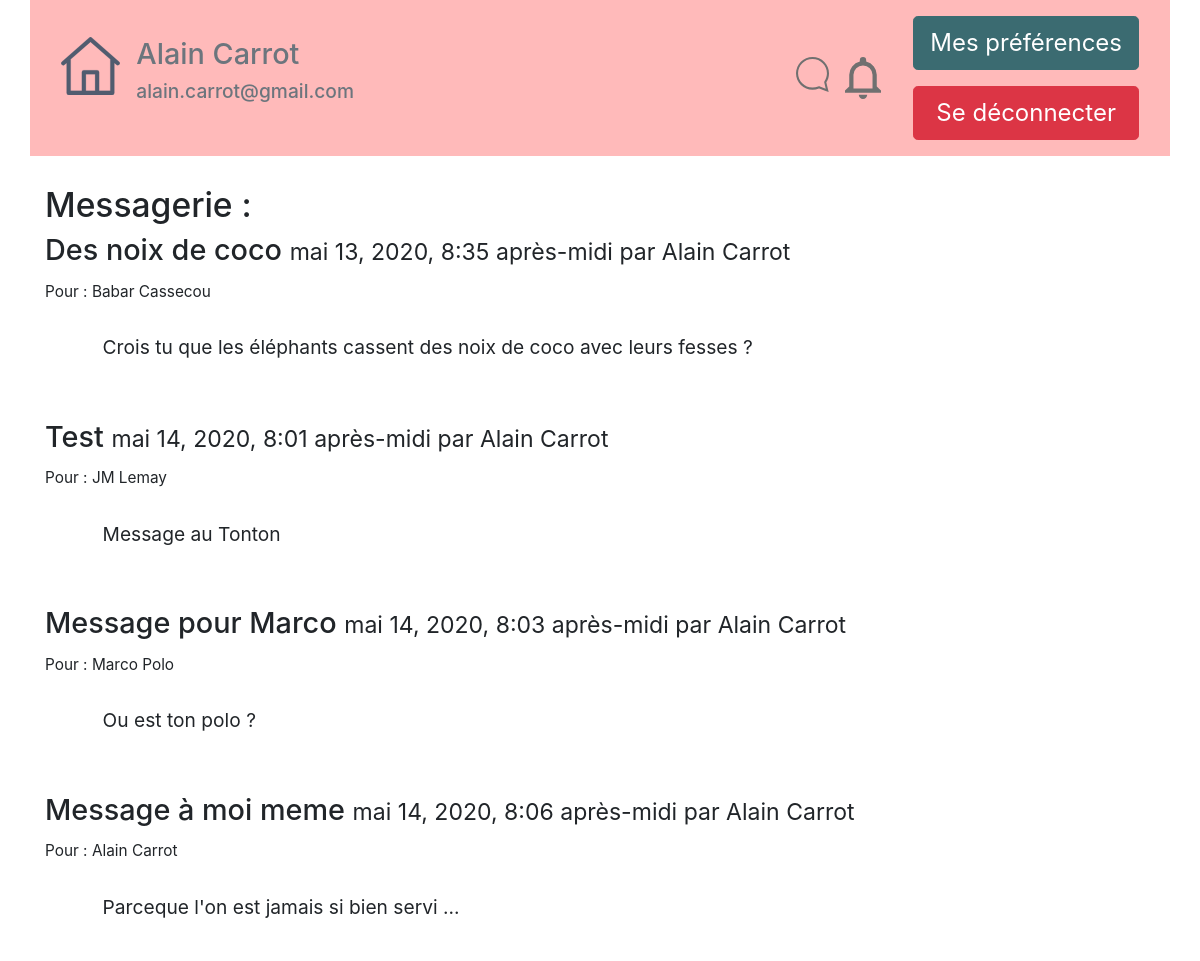
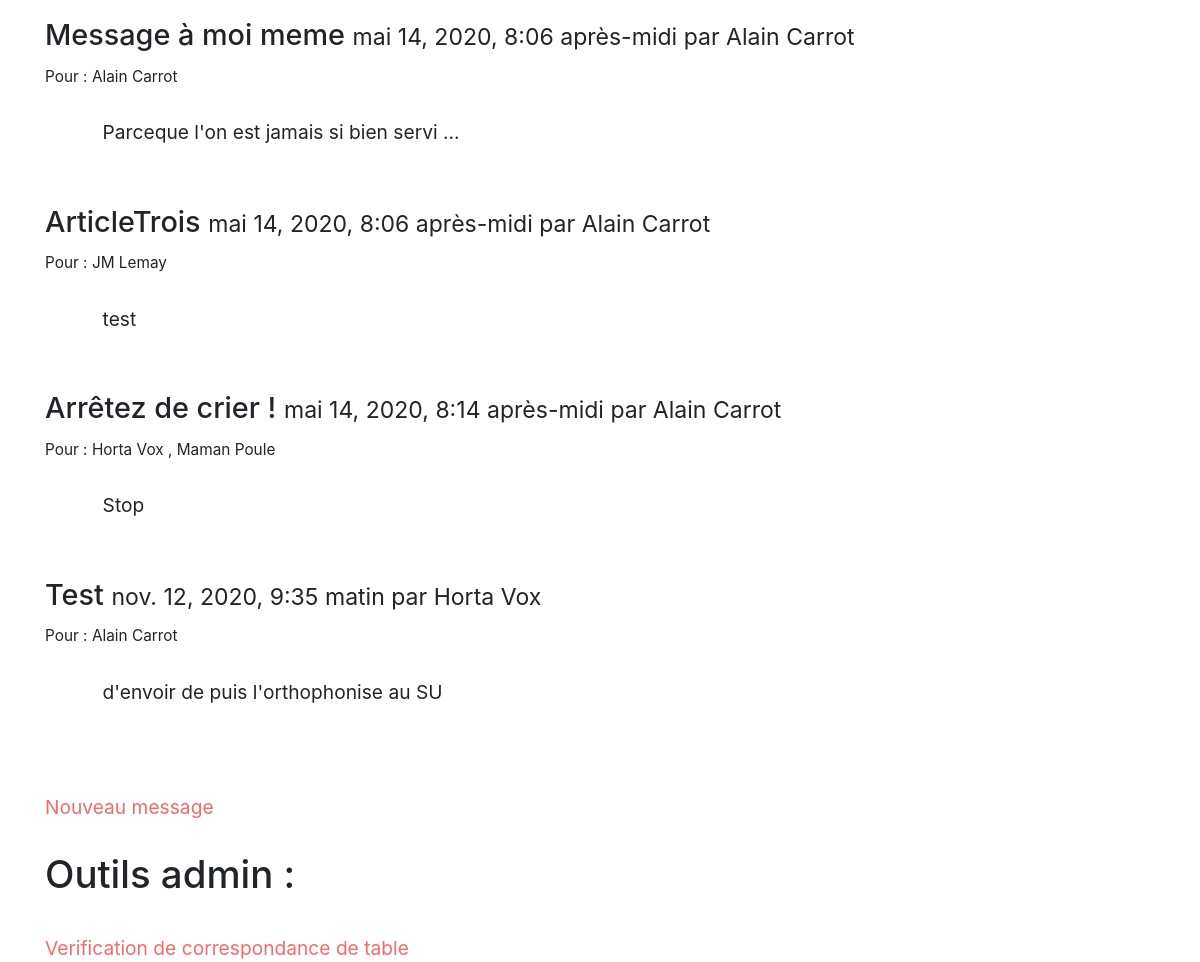
/messages/ (signed in), run on the app's committed database (2 pictures, top to bottom).
### DJInterCom/models.py (models this page shows, shortened)
class MessagePerso(models.Model):
    titre = models.CharField(max_length=100)
    auteurID = models.CharField(max_length=6)
    AttachedChildNotebookID = models.CharField(max_length=7)
    contenu = models.TextField(null=True)
    date = models.DateTimeField(default=timezone.now,
                                verbose_name="Date d'envoi'")
    accessUserID=models.CharField(max_length=80,default="0")
    class Meta:
        verbose_name = "Message Privé"
        ordering = ['date']

### DJInterCom/views.py (the view)
# urls.py: 2. Add a URL to urlpatterns:  path('', views.home, name='home')
def home(request):
    print("Appel home")
    listeMessages=list_messages_by_access(request)
    try:
        groupQS = request.user.groups.all()
        userGroupName = groupQS[0].name
        print("User group = ", userGroupName)
    except :
        print("userAnonymous ou sans groupe")
        userGroupName = ""
    return render(request,'DJInterCom/accueil.html',locals())

### DJInterCom/ModulesComplementaires.py (called while the page is built)
def callOfCorrespondantList(request, CorrespondingMessage,
                            messageID):  # return a string with the name of correspondants
    try:
        listCorrespondants = []
        for correspondant in (CorrespondingMessage.accessUserID).split(";"):
            Correspondant = str(User.objects.get(pk=correspondant).first_name) + " " + str(
                User.objects.get(pk=correspondant).last_name)
            listCorrespondants.append(Correspondant)
        listCorrespondants = " , ".join(listCorrespondants)
        print(listCorrespondants)
        return listCorrespondants
    except:
        print("Echec de la récupération des correspondants ", messageID)

### DJInterCom/templates/DJInterCom/accueil.html (shortened to what this page needs)
{% extends "tablecom/base.html" %}
{% block content %}
<div class="container">
<br>
<h3>Messagerie : </h3>
    {% for message in listeMessages %}
    <h4> {{message.titre}} <small> {{message.date}} par {{ message.auteur_first_name }} {{ message.auteur_last_name }}</small></h4>
    <small>Pour : {{message.Correspondantsstring}}</small>
        <div class="marge3"> <br>{{message.contenu}}</div><br><br>
    {% empty %}
        <p>Aucun article trouvé.</p>
{% endfor %}
<br><a href="Message_sw">Nouveau message</a>
{% if userGroupName == 'SuperUser' %}
<br><br><h2>Outils admin :</h2>
<br><a href="CorrespondanceTableCheck">Verification de correspondance de table</a>
    {% endif %}
</div>
{% endblock %}

### tablecom/templates/tablecom/base.html (shortened to what this page needs)
<!DOCTYPE html>
    {% load static %}
    {% block head %}
        <html lang="fr">
        <head>
        <link rel="stylesheet" href="/static/bootstrapExportTheme/bootstrap.min.css" >
        <link rel="stylesheet" type="text/css" href="https://cdn.jsdelivr.net/npm/cookieconsent@3/build/cookieconsent.min.css" />
        </head>
    {% endblock %}
<body>
    <nav>
       {% block nav %}
            {% if user.is_authenticated %}
<div class="container" style="background:#ffbaba !important;">
    <div class="d-flex flex-wrap align-items-center">
          <div class="mr-auto p-2 ">
            <div class="d-flex justify-content-start">
                <div class="p-2"><a href="{% url 'accueil' %}"><img src="/static/images/home.svg" class="img-fluid"></a></div>
                <div class="p-2"><h4 class="text-secondary">{{ user.first_name }} {{ user.last_name }}</h4><h6 class="text-secondary"><p>{{ user.email }}</p></h6></div>
            </div>
          </div>
          <div class="p-2 ">
            <div class="d-flex">
                <div class="p-2"><a href="{% url 'accueil' %}"><img src="{% static 'images/notif_mess_perso.svg' %}" class="img-fluid"></a></div>
              <div class="p-2"><img src="{% static 'images/notif_fil_general.svg' %}" class="img-fluid"></div>
            </div>
          </div>
          <div class="p-2 ">
            <div class="d-flex flex-column">
              <div class="p-2"><a href="{% url 'MyProfile' %}"><button type="button" class="btn btn-info btn-lg">Mes préférences</button></a></div>
              <div class="p-2"><a href="{% url 'deconnexion' %}"><button type="button" class="btn btn-danger btn-block btn-lg">Se déconnecter</button></a></div>
            </div>
          </div>
    </div>
</div>
            {% else %}
        <div class="container">
        </div>
            {% endif %}
       {% endblock %}
   </nav>
    {% block content %}Contenu à introduire{% endblock %}
</body>
</html>

### tablecom/templates/tablecom/base.html (style rules this page uses)
[class*="marge3"] { margin-left: 3em; }

### data on the page
MessagePerso: titre "Des noix de coco", date "mai 13, 2020, 8:35 après-midi", auteur_first_name "Alain", auteur_last_name "Carrot", Correspondantsstring "Babar Cassecou", contenu "Crois tu que les éléphants cassent des noix de coco avec leurs fesses ?"
MessagePerso: titre "Test", date "mai 14, 2020, 8:01 après-midi", auteur_first_name "Alain", auteur_last_name "Carrot", Correspondantsstring "JM Lemay", contenu "Message au Tonton"
MessagePerso: titre "Message pour Marco", date "mai 14, 2020, 8:03 après-midi", auteur_first_name "Alain", auteur_last_name "Carrot", Correspondantsstring "Marco Polo", contenu "Ou est ton polo ?"
MessagePerso: titre "Message à moi meme", date "mai 14, 2020, 8:06 après-midi", auteur_first_name "Alain", auteur_last_name "Carrot", Correspondantsstring "Alain Carrot", contenu "Parceque l'on est jamais si bien servi ..."
MessagePerso: titre "ArticleTrois", date "mai 14, 2020, 8:06 après-midi", auteur_first_name "Alain", auteur_last_name "Carrot", Correspondantsstring "JM Lemay", contenu "test"
MessagePerso: titre "Arrêtez de crier !", date "mai 14, 2020, 8:14 après-midi", auteur_first_name "Alain", auteur_last_name "Carrot", Correspondantsstring "Horta Vox , Maman Poule", contenu "Stop"
MessagePerso: titre "Test", date "nov. 12, 2020, 9:35 matin", auteur_first_name "Horta", auteur_last_name "Vox", Correspondantsstring "Alain Carrot", contenu "d'envoir de puis l'orthophonise au SU"

### other printed values
{{ user.first_name }} "Alain"
{{ user.last_name }} "Carrot"
{{ user.email }} "alain.carrot@gmail.com"
